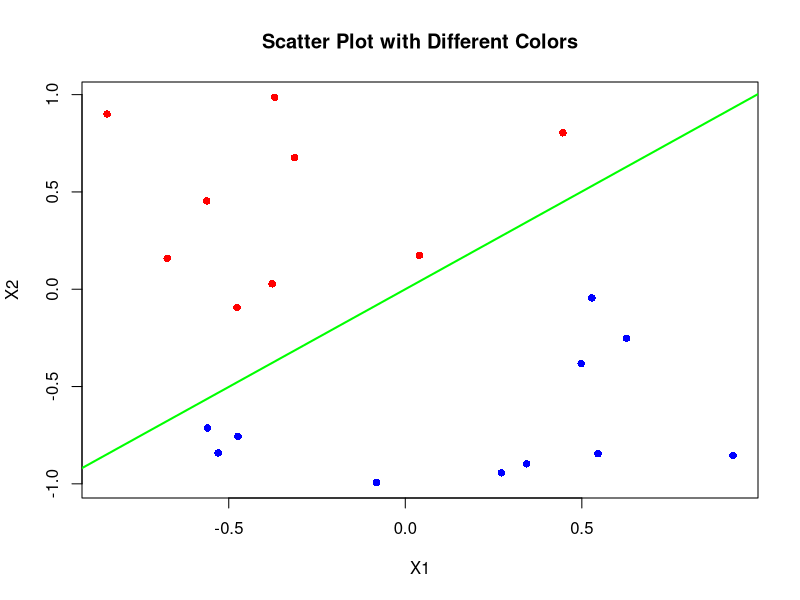

The R source for this figure:
## ---- chunk 1

rm(list=ls())
set.seed(201606)
N <- 20
x1 <- runif(N,-1,1)
x2 <- runif(N,-1,1)
X <- cbind(x1,x2)
y <- ifelse(x2>x1,-1,1)

#Plot the two different groups 
colors <- ifelse(y == 1, "blue", "red")
plot(X[, 1], X[, 2], col = colors, pch = 16, main = "Scatter Plot with Different Colors", xlab = "X1", ylab = "X2")

#Add ones
X <- cbind(1,x1,x2)

#Initial guess for weights
w <- c(-10,11,21)

max_iter = 100
for(j in 1:max_iter){
  misclassified <- 0
  # Loop over the dataset
  for(i in 1:N){
    
    # Checks for misclassification
    if(sign(w%*%X[i,]) != y[i]) {
      
      # Update weights!! w
      w <- w + y[i]%*% X[i,]
      misclassified <- misclassified + 1
    }
  }
  # Checks if the algorithm has converged
  if(misclassified == 0) {
    cat("Converged in ",j)
    break
  }
}

#Verify that the obtained weights defines a good decision boundary 
x_values <- seq(-1, 1, length.out = 100)
y_values <- (-w[1] - w[2] * x_values) / w[3]
line = lines(x_values, y_values, col = "green", lwd = 2)
